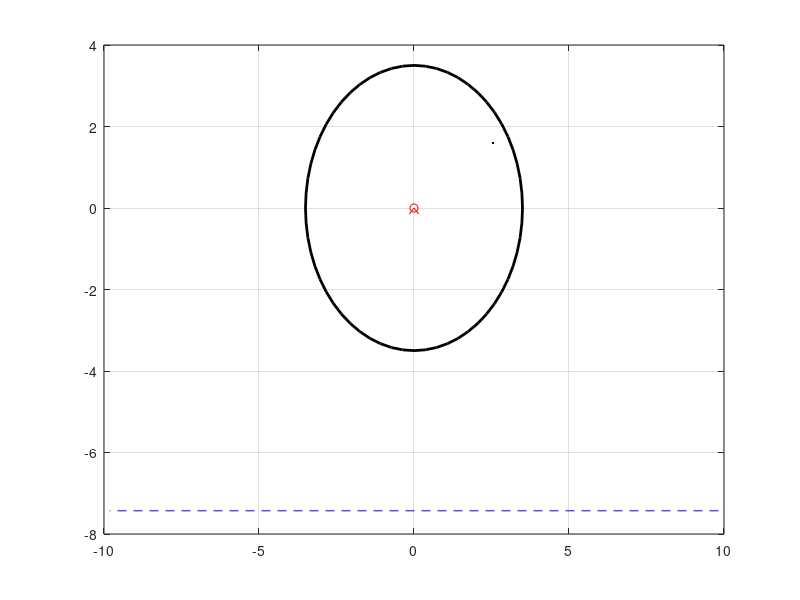

The MATLAB source for this figure: (Note: this script raises an error after producing the figure.)
%% Klann Linkage Analysis
%% Osvald Nitski
%%

close all; % closes all figures
clear all; % clears all variables from memory
clc;       % clears all calculations from the Matlab workspace

%% Plot Parameters
xmin= -20;       % leftmost window edge
xmax= 25;        % rightmost window edge
ymin= -10;       % bottom window edge
ymax= 15;        % top window edge

%% Sampling Parameters
increments = 180; 
max_rotation_theta2 = 360 *pi/180;
theta2 = linspace(0,max_rotation_theta2,increments);

rot_vel = 0.786 * 40 / 7.73; %scaled rotational velocity from TJ mechanism
%rot_vel = 0.786; %scaled rotational velocity from TJ mechanism


%% Link Parameters
l2 = 3;
l3 = 6;
l4 = 4;
l5 = 7;     % rigidly connected to l3
l6 = 10;
l7 = 8;     % rigidly connected to l6
l8 = 10;
ang35 = 10 * pi/180; % angle of link 3-5 at point D
ang67 = -10 * pi/180; % angle of link 6-7 at poin F

%% Point Equations
Ox = 0 * ones(1, increments);
Oy = 0 * ones(1, increments);
Ax = l2 * cos(theta2);
Ay = l2 * sin(theta2);
Bx = 6 * ones(1, increments);
By = -2 * ones(1, increments);
Cx = 3 * ones(1, increments);
Cy = 6 * ones(1, increments);

ABx = Bx - Ax;
ABy = Ay - By;
AB = sqrt(ABx.^2 + ABy.^2);
alpha = atan( ABy ./ ABx );
beta = acos((AB.^2 + l4^2 - l3^2) ./ (2 * l4 .* AB));
gamma = alpha + beta;
Dx = Bx - l4 * cos(gamma);
Dy = By + l4 * sin(gamma);

ADx = Dx - Ax;
ADy = Dy - Ay;
delta = atan(ADy ./ ADx);    % angle of AD below horizontal
Fx = Dx + l5 * cos(delta + ang35);
Fy = Dy + l5 * sin(delta + ang35);

CFx = Fx - Cx;
CFy = Fy - Cy;
CF = sqrt(CFx.^2 + CFy.^2);
epsilon = atan(CFy ./ CFx);    % angle of CD below horizontal
zeta = acos((CF.^2 + l7^2 - l6^2) ./ (2 * l7 .* CF));   %angle C of triangle CED
eta = epsilon + zeta;
Ex = Cx + l7 * cos(eta);
Ey = Cy + l7 * sin(eta);

EFx = Fx - Ex;
EFy = Fy - Ey;
iota = atan(EFy ./ EFx);    % angle of AD below horizontal
Gx = Fx + l8 * cos(iota + ang67);
Gy = Fy + l8 * sin(iota + ang67);

%% mirrored (back) leg
Bx2 = [ -Bx(91:-1:1) -Bx(180:-1:92)];
By2 = [ By(91:-1:1) By(180:-1:92)];
Cx2 = [ -Cx(91:-1:1) -Cx(180:-1:92)];
Cy2 = [ Cy(91:-1:1) Cy(180:-1:92)];
Dx2 = [ -Dx(91:-1:1) -Dx(180:-1:92)];
Dy2 = [ Dy(91:-1:1) Dy(180:-1:92)];
Ex2 = [ -Ex(91:-1:1) -Ex(180:-1:92)];
Ey2 = [ Ey(91:-1:1) Ey(180:-1:92)];
Fx2 = [ -Fx(91:-1:1) -Fx(180:-1:92)];
Fy2 = [ Fy(91:-1:1) Fy(180:-1:92)];
Gx2 = [ -Gx(91:-1:1) -Gx(180:-1:92)];
Gy2 = [ Gy(91:-1:1) Gy(180:-1:92)];

%% second legs
Ax2 = [Ax(91:180) Ax(1:92)];
Ay2 = [Ay(91:180) Ay(1:92)];
Bx3 = [Bx(91:180) Bx(1:92)];
By3 = [By(91:180) By(1:92)];
Cx3 = [Cx(91:180) Cx(1:92)];
Cy3 = [Cy(91:180) Cy(1:92)];
Dx3 = [Dx(91:180) Dx(1:92)];
Dy3 = [Dy(91:180) Dy(1:92)];
Ex3 = [Ex(91:180) Ex(1:92)];
Ey3 = [Ey(91:180) Ey(1:92)];
Fx3 = [Fx(91:180) Fx(1:92)];
Fy3 = [Fy(91:180) Fy(1:92)];
Gx3 = [Gx(91:180) Gx(1:92)];
Gy3 = [Gy(91:180) Gy(1:92)];

Bx4 = [Bx2(91:180) Bx2(1:92)];
By4 = [By2(91:180) By2(1:92)];
Cx4 = [Cx2(91:180) Cx2(1:92)];
Cy4 = [Cy2(91:180) Cy2(1:92)];
Dx4 = [Dx2(91:180) Dx2(1:92)];
Dy4 = [Dy2(91:180) Dy2(1:92)];
Ex4 = [Ex2(91:180) Ex2(1:92)];
Ey4 = [Ey2(91:180) Ey2(1:92)];
Fx4 = [Fx2(91:180) Fx2(1:92)];
Fy4 = [Fy2(91:180) Fy2(1:92)];
Gx4 = [Gx2(91:180) Gx2(1:92)];
Gy4 = [Gy2(91:180) Gy2(1:92)];



%% calculate mechanism motion and plot it
for j = 1:1           %number of revolutions
    for i=1:increments
        %hold off;
        
        %% Main Gear
        plot(0,0,'ro','MarkerFaceColor','w'); 
        hold on;
        grid on;
        plot([0,.15],[0,-.15],'r');                     
        plot([0,-.15],[0,-.15],'r');
        rectangle('Position',[-l2-0.5 -l2-0.5 2*l2+1 2*l2+1],'Curvature',[1, 1], 'LineWidth', 2);
        plot(Ax(mod(i+15,180)+1), Ay(mod(i+15,180)+1), 'k.');    % gear turning visual
        
        %% Minline
        
        f = [Gy(i) Gy3(i)];
        b = [Gy2(i) Gy4(i)];
        f_x = [Gx(i) Gx3(i)];
        b_x = [Gx2(i) Gx4(i)];
        [GFmin(i), fi] = min(f);
        [GBmin(i), bi] = min(b);
        GFx(i) = f_x(fi);
        GBx(i) = b_x(bi);
        Gmin(i) = min(GFmin(i), GBmin(i));
        plot([GFx(i) GBx(i)], [GFmin(i) GBmin(i)], 'b--');
        y_disp(i) = point_to_line([0, 0, 0], [GFx(i),GFmin(i), 0], [GBx(i), GBmin(i), 0]);
        text(15, 6, num2str(y_disp(i)),'color','b'); 
        angle(i) = atan((GFmin(i)- GBmin(i)) / (GFx(i) - GBx(i)));
        text(15, 10, num2str(angle(i)),'color','b'); 
        
        if i > 1  
            df_x = [Gx(i)-Gx(i-1) Gx3(i)-Gx3(i-1)];
            db_x = [Gx2(i)-Gx2(i-1) Gx4(i)-Gx4(i-1)];

            G_dx = abs(df_x(fi) + db_x(bi))/2;
            ground_vel(i) = G_dx/((1/rot_vel)/increments);
        end
        
        
        slope = polyfit([GFx(i) GBx(i)], [GFmin(i) GBmin(i)], 1);
        height_slope = -1/slope(1);
        %plot([0 y_disp(i).*cos(height_slope(1))], [0 y_disp(i).*sin(height_slope(1))], 'g--');
        
        
%         plot([-40 40], [0 0], 'g--');
%         plot([-40 40], [Gmin(i) Gmin(i)], 'g--');
         plot([GFx(i) GBx(i)], [GFmin(i) GBmin(i)], 'b--');
%         plot([21 23], [max(Gmin) max(Gmin)], 'k','LineWidth',2 );
%         plot([21 23], [min(Gmin) min(Gmin)], 'k','LineWidth',2 );
%         plot([20 20], [0 Gmin(i)], 'g-');
%         text(20, 1, num2str(-Gmin(i)),'color','b');            % y displacement
        
        
        %% Draw links
        %plot( [Ox(i) Ax(i)], [Oy(i), Ay(i)],'Color','r','LineWidth',3 );    % link 2
        plot( [Ox(i) Bx(i)], [Oy(i)-l2-2, By(i)],'Color','b','LineWidth',3 );    % OB link - invisible
        plot( [Bx(i) Cx(i)], [By(i), Cy(i)],'Color','b','LineWidth',3 );    % BC link - invisible
        plot( [Ax(i) Dx(i)], [Ay(i), Dy(i)],'Color','r','LineWidth',3 );    % link 3
        plot( [Bx(i) Dx(i)], [By(i), Dy(i)],'Color','r','LineWidth',3 );    % link 4
        plot( [Dx(i) Fx(i)], [Dy(i), Fy(i)],'Color','r','LineWidth',3 );    % link 5
        plot( [Ex(i) Fx(i)], [Ey(i), Fy(i)],'Color','r','LineWidth',3 );    % link 6
        plot( [Cx(i) Ex(i)], [Cy(i), Ey(i)],'Color','r','LineWidth',3 );    % link 7
        plot( [Fx(i) Gx(i)], [Fy(i), Gy(i)],'Color','r','LineWidth',3 );    % link 8
        
        %% Lines to show rigid links that cross turning pairs
        plot( [Ax(i) Fx(i)], [Ay(i), Fy(i)],'Color','r','LineWidth',2 );    % Rigid link
        plot( [Ex(i) Gx(i)], [Ey(i), Gy(i)],'Color','r','LineWidth',2 );    % Rigid link
        plot( [Ax(i) Fx2(i)], [Ay(i), Fy2(i)],'Color','r','LineWidth',2 );    % Rigid link
        plot( [Ex2(i) Gx2(i)], [Ey2(i), Gy2(i)],'Color','r','LineWidth',2 );    % Rigid link
        plot( [Ax2(i) Fx3(i)], [Ay2(i), Fy3(i)],'Color','r','LineWidth',2 );    % Rigid link
        plot( [Ex3(i) Gx3(i)], [Ey3(i), Gy3(i)],'Color','r','LineWidth',2 );    % Rigid link
        plot( [Ax2(i) Fx4(i)], [Ay2(i), Fy4(i)],'Color','r','LineWidth',2 );    % Rigid link
        plot( [Ex4(i) Gx4(i)], [Ey4(i), Gy4(i)],'Color','r','LineWidth',2 );    % Rigid link
        
        %% back leg
        plot( [Cx(i) Cx2(i)], [Cy(i), Cy2(i)],'Color','b','LineWidth',3 );    % top-bar
        plot( [Ox(i) Bx2(i)], [Oy(i)-l2-2, By2(i)],'Color','b','LineWidth',3 );    % symm
        plot( [Bx2(i) Cx2(i)], [By2(i), Cy2(i)],'Color','b','LineWidth',3 );  
        plot( [Ax(i) Dx2(i)], [Ay(i), Dy2(i)],'Color','r','LineWidth',3 );    
        plot( [Bx2(i) Dx2(i)], [By2(i), Dy2(i)],'Color','r','LineWidth',3 );  
        plot( [Dx2(i) Fx2(i)], [Dy2(i), Fy2(i)],'Color','r','LineWidth',3 );  
        plot( [Ex2(i) Fx2(i)], [Ey2(i), Fy2(i)],'Color','r','LineWidth',3 ); 
        plot( [Cx2(i) Ex2(i)], [Cy2(i), Ey2(i)],'Color','r','LineWidth',3 );  
        plot( [Fx2(i) Gx2(i)], [Fy2(i), Gy2(i)],'Color','r','LineWidth',3 ); 
        
        %% second set of legs
        %plot( [Ox(i) Ax2(i)], [Oy(i), Ay2(i)],'Color','r','LineWidth',3 );    % link 2
        plot( [Ax2(i) Dx3(i)], [Ay2(i), Dy3(i)],'Color','r','LineWidth',3 );    % link 3
        plot( [Bx3(i) Dx3(i)], [By3(i), Dy3(i)],'Color','r','LineWidth',3 );    % link 4
        plot( [Dx3(i) Fx3(i)], [Dy3(i), Fy3(i)],'Color','r','LineWidth',3 );    % link 5
        plot( [Ex3(i) Fx3(i)], [Ey3(i), Fy3(i)],'Color','r','LineWidth',3 );    % link 6
        plot( [Cx3(i) Ex3(i)], [Cy3(i), Ey3(i)],'Color','r','LineWidth',3 );    % link 7
        plot( [Fx3(i) Gx3(i)], [Fy3(i), Gy3(i)],'Color','r','LineWidth',3 );    % link 8
        
        plot( [Ax2(i) Dx4(i)], [Ay2(i), Dy4(i)],'Color','r','LineWidth',3 );    % link 3
        plot( [Bx4(i) Dx4(i)], [By4(i), Dy4(i)],'Color','r','LineWidth',3 );    % link 4
        plot( [Dx4(i) Fx4(i)], [Dy4(i), Fy4(i)],'Color','r','LineWidth',3 );    % link 5
        plot( [Ex4(i) Fx4(i)], [Ey4(i), Fy4(i)],'Color','r','LineWidth',3 );    % link 6
        plot( [Cx4(i) Ex4(i)], [Cy4(i), Ey4(i)],'Color','r','LineWidth',3 );    % link 7
        plot( [Fx4(i) Gx4(i)], [Fy4(i), Gy4(i)],'Color','r','LineWidth',3 );    % link 8
        
        %% Draw Turning Pairs
        plot(Ax(i), Ay(i), 'bo','MarkerFaceColor','w');     % A
        plot(Ax2(i), Ay2(i), 'bo','MarkerFaceColor','w');     % A
        %text(Ax(i)+0.9, Ay(i), 'A','color','b');            % A
        plot(Bx(i), By(i), 'bo','MarkerFaceColor','w');     % B
        plot(Bx2(i), By2(i), 'bo','MarkerFaceColor','w');     % B
        %text(Bx(i)+0.9, By(i), 'B','color','b');            % B
        plot(Cx(i), Cy(i), 'bo','MarkerFaceColor','w');     % C
        plot(Cx2(i), Cy2(i), 'bo','MarkerFaceColor','w');     % C
        %text(Cx(i)+0.9, Cy(i), 'C','color','b');            % C
        %plot(Dx(i), Dy(i), 'bo','MarkerFaceColor','w');     % D
        %text(Dx(i)+0.9, Dy(i), 'D','color','b');            % D
        %plot(Ex(i), Ey(i), 'bo','MarkerFaceColor','w');     % E
        %text(Ex(i)+0.9, Ey(i), 'E','color','b');            % E
        %plot(Fx(i), Fy(i), 'bo','MarkerFaceColor','w');     % F
        %text(Fx(i)+0.9, Fy(i), 'F','color','b');            % F
        %plot(Gx(i), Gy(i), 'bo','MarkerFaceColor','w');     % G
        %text(Gx(i)+0.9, Gy(i), 'G','color','b');            % G
        
        %% motion path of G
        for p = 1:(length(Gx)/30):length(Gx)
           plot(Gx(p), Gy(p), 'k.');
        end

        %hold on;                          % draw on top of the current figure
        hold off;                          % redraw the current figure
        grid off;                          % add a grid to the figure
        axis equal;                        % make sure the figure is not stretched
        title('Klann Mechanism');          % add a title to the figure
        axis( [xmin xmax ymin ymax] );     % figure axis limits
        pause(0.0005);                       % wait to proceed to next configuration, seconds
        
    end
end

%% vertical displacement
figure(2);
plot([1:180] * 360/180, y_disp/max(y_disp));
axis( [0 361 0.85 1.05] ); %axis( [0 361 7 8.4] ); for non normalized values
%set(gca, 'XTickLabel', []);
title('Klann ground to centre of gear height over single revolution');
ylabel('Vertical Displacement (cm)');
xlabel('Angle of Gear (degrees)');
grid on

%% plot vertical acceleration
figure(3);
y_acc = 5* diff(y_disp, 2)/( 100* ( (1/rot_vel) / increments) ^2 ); %m/s^2
%y_acc =  diff(y_disp, 2)/( 100* ( (1/rot_vel) / increments) ^2 ); %m/s^2
% for i=1:length(y_acc)
% if y_acc(i) < -9.81;
%     y_acc(i) = -9.81;
% end
%     
% end
plot([2:increments-1] * 360/increments, y_acc);
%axis( [0 361 39.4 40.7] );
%set(gca, 'XTickLabel', []);
title('Klann vertical acceleration over single revolution');
ylabel('Vertical Acceleration (m/s^2)');
xlabel('Angle of Gear (degrees)');
grid on

%plot angle
figure(4);
plot([1:180] * 360/180, angle*180/pi);
%axis( [0 361 -0.05 0.05] );
%set(gca, 'XTickLabel', []);
title('Klann tilt over single revolution');
ylabel('angle from horizontal (degrees)');
xlabel('Angle of Gear (degrees)');
grid on

%% plot ground velocity
figure(5);
plot([2:increments] * 360/increments, ground_vel(2:increments));
axis( [0 361 0 150] );
%set(gca, 'XTickLabel', []);
title('Klann ground velocity over single revolution');
ylabel('forward velocity (cm/s)');
xlabel('Angle of Gear (degrees)');
grid on

function d = point_to_line(pt, v1, v2)
      a = v1 - v2;
      b = pt - v2;
      d = norm(cross(a,b)) / norm(a);
end